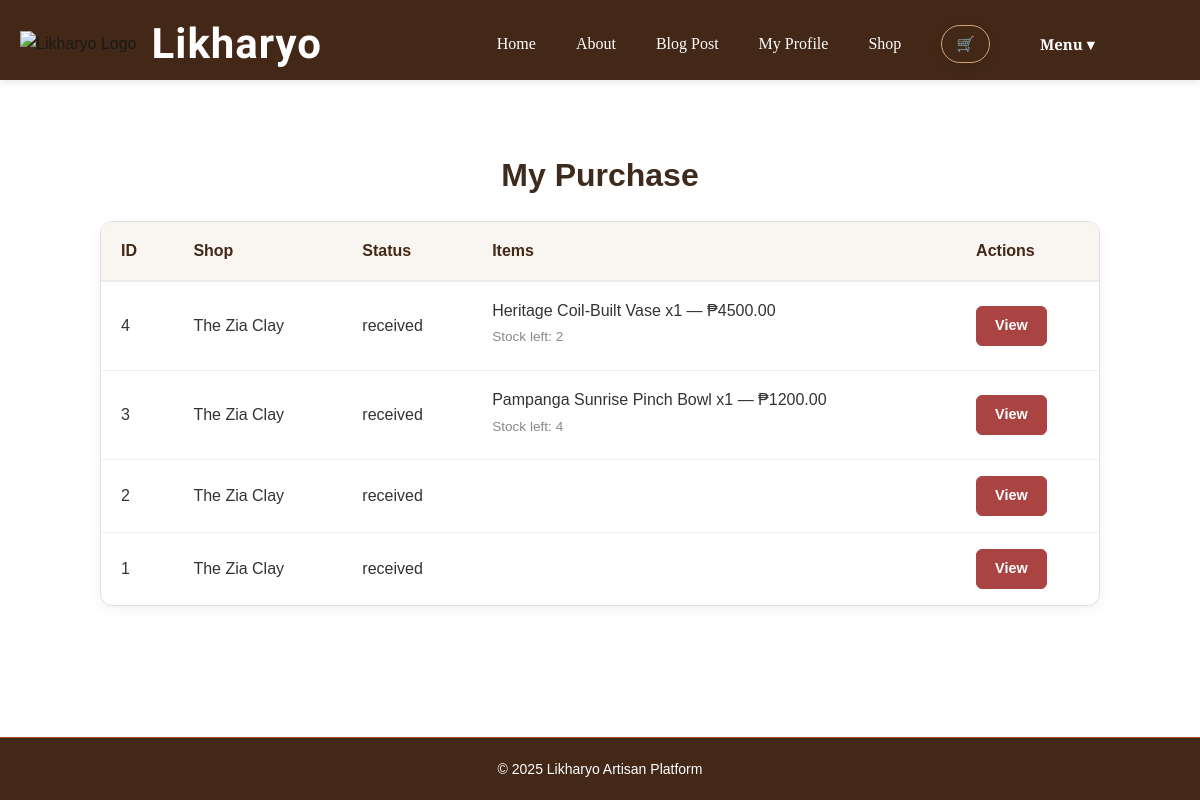
/my_orders (signed in), run on an earlier commit of the app's database.
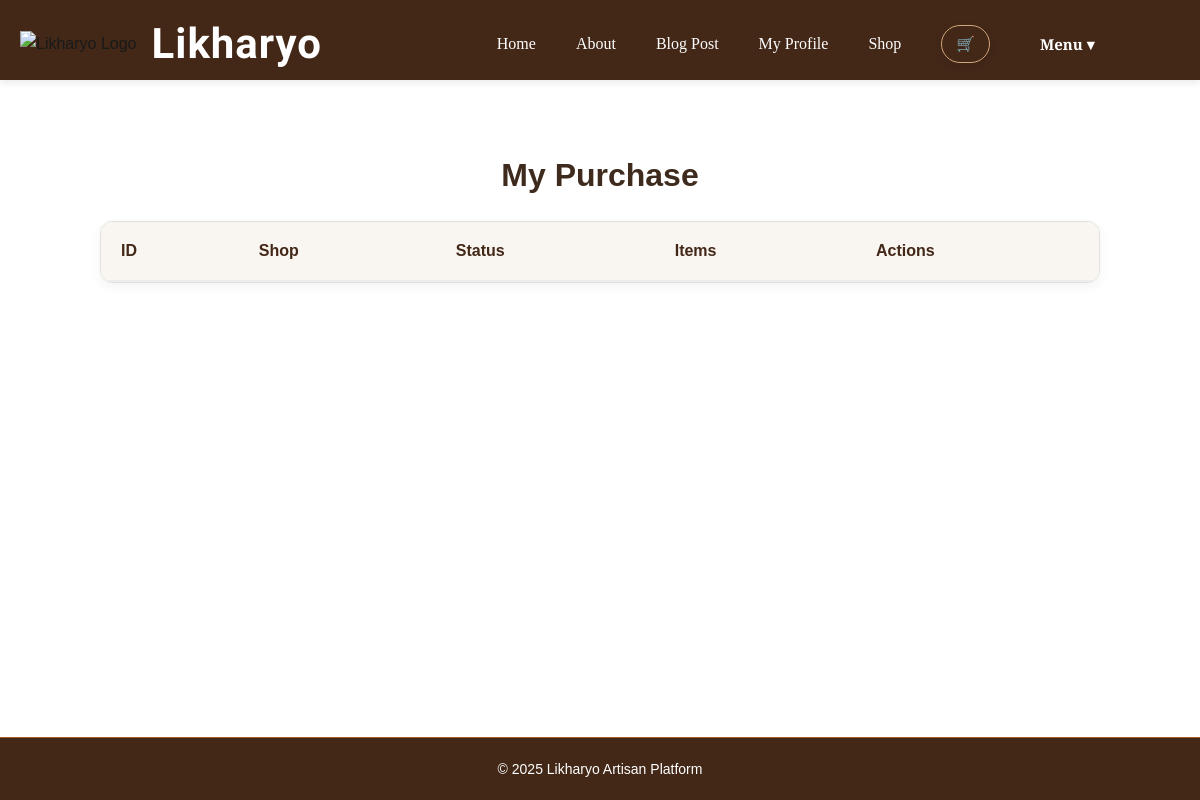
And on a later commit of the database.
### models.py (models this page shows, shortened)
class Order(db.Model):
    __tablename__ = "orders"
    id = db.Column(db.Integer, primary_key=True)
    user_id = db.Column(db.Integer, db.ForeignKey("users.user_id"), nullable=False)
    shop_id = db.Column(db.Integer, db.ForeignKey("shops.shop_id"), nullable=False)
    status = db.Column(db.String(20), default="placed")  # placed, shipped, received, canceled
    location = db.Column(db.String(200), nullable=False)
    created_at = db.Column(db.DateTime, default=datetime.utcnow)
    order_items = db.relationship("OrderItem", backref="order", lazy=True)
    shop = db.relationship("Shop", backref="orders")
    user = db.relationship("User", backref="orders")

class Shop(db.Model):
    __tablename__ = 'shops'
    shop_id = db.Column(db.Integer, primary_key=True)
    name = db.Column(db.String(150), nullable=False)
    description = db.Column(db.Text, nullable=True)
    owner_id = db.Column(db.Integer, db.ForeignKey('users.user_id'), nullable=False)
    parent_shop_id = db.Column(db.Integer, db.ForeignKey('shops.shop_id'), nullable=True)
    items = db.relationship('Item', backref='shop', lazy=True)

class OrderItem(db.Model):
    __tablename__ = "order_items"
    id = db.Column(db.Integer, primary_key=True)
    order_id = db.Column(db.Integer, db.ForeignKey("orders.id"), nullable=False)
    item_id = db.Column(db.Integer, db.ForeignKey("items.item_id"), nullable=False)
    quantity = db.Column(db.Integer, nullable=False)
    price = db.Column(db.Float, nullable=False)
    item = db.relationship("Item")

class Item(db.Model):
    __tablename__ = 'items'
    item_id = db.Column(db.Integer, primary_key=True)
    name = db.Column(db.String(150), nullable=False)
    description = db.Column(db.Text, nullable=True)
    price = db.Column(db.Float, nullable=False)
    stock = db.Column(db.Integer)
    img_url = db.Column(db.String(250), nullable=True)
    category_id = db.Column(db.Integer, db.ForeignKey('category.id'), nullable=False)
    shop_id = db.Column(db.Integer, db.ForeignKey('shops.shop_id'), nullable=False)

### views.py (the view)
@views_bp.route("/my_orders")
@login_required
def my_orders():
    try:
        orders = (
            Order.query
            .filter_by(user_id=current_user.user_id)
            .order_by(Order.id.desc())
            .all()
        )
        return render_template("my_orders.html", orders=orders)
    except Exception as e:
        db.session.rollback()  # rollback if query fails
        current_app.logger.error(f"Error loading orders for user {current_user.user_id}: {e}")
        flash("An error occurred while loading your orders.", "danger")
        return redirect(url_for("home"))

### app.py (called while the page is built)
@login_manager.user_loader
def load_user(user_id):
    return User.query.get(int(user_id))

### templates/my_orders.html (shortened to what this page needs)
{% extends "base.html" %}
{% block extra_css %}
  <link rel="stylesheet" href="{{ url_for('static', filename='my_orders.css') }}" />
{% endblock %}
{% block content %}
<h1>My Purchase</h1>
<table>
  <tr>
    <th>ID</th>
    <th>Shop</th>
    <th>Status</th>
    <th>Items</th>
    <th>Actions</th>
  </tr>
  {% for order in orders %}
    <tr>
      <td>{{ order.id }}</td>
      <td>{{ order.shop.name }}</td>
      <td>{{ order.status }}</td>
      <td>
        <ul>
          {% for order_item in order.order_items %}
            <li>
              {{ order_item.item.name }}
              x{{ order_item.quantity }} — ₱{{ "%.2f"|format(order_item.price) }}
              <br>
              <small>Stock left: {{ order_item.item.stock }}</small>
            </li>
          {% endfor %}
        </ul>
      </td>
      <td>
        <div class="action-buttons">
          <a href="{{ url_for('views.order_detail', order_id=order.id) }}" class="btn btn-view">View</a>
        </div>
      </td>
    </tr>
  {% endfor %}
</table>
{% endblock %}

What changed in the data, as far as the page shows it:
removed Order: id "4", shop.name "The Zia Clay", status "received"
removed OrderItem: item.name "Heritage Coil-Built Vase", quantity "1", price "4500.00", item.stock "2", shown under "4"
removed Order: id "3", shop.name "The Zia Clay", status "received"
removed OrderItem: item.name "Pampanga Sunrise Pinch Bowl", quantity "1", price "1200.00", item.stock "4", shown under "3"
removed Order: id "2", shop.name "The Zia Clay", status "received"
removed Order: id "1", shop.name "The Zia Clay", status "received"
